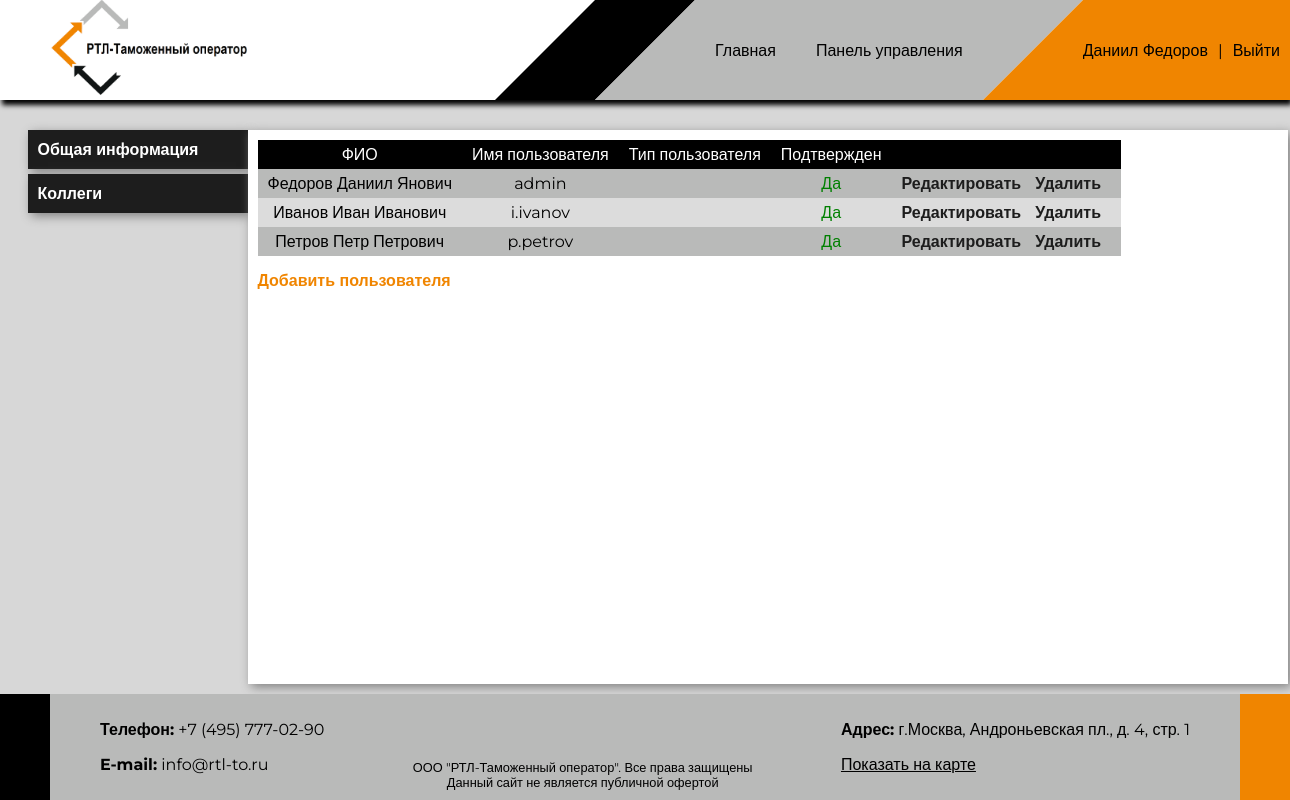
The app's page /clientsarea/users/ (signed in) with its own data.
### app_auth/models.py (models this page shows)
class User(AbstractUser):
    id = models.UUIDField(primary_key=True, default=uuid.uuid4, editable=False)
    last_name = models.CharField(max_length=255, blank=False, null=False, verbose_name=_('фамилия'))
    first_name = models.CharField(max_length=255, blank=False, null=False, verbose_name=_('имя'))
    second_name = models.CharField(max_length=255, blank=True, null=True, verbose_name=_('отчество'))
    email = models.EmailField(blank=False, null=False, verbose_name=_('email'), unique=True)
    client = models.ForeignKey(Client, on_delete=models.CASCADE, verbose_name=_('организация'), related_name='users',
                               null=True, blank=True)
    def __str__(self):
        if not self.second_name:
            return f'{self.first_name} {self.last_name}'
        else:
            return f'{self.last_name} {self.first_name} {self.second_name}'
    class Meta:
        verbose_name = _('user')
        verbose_name_plural = _('users')
        permissions = [
            ('view_all_users', 'Can view all users')
        ]

### clientsarea/views.py (the view)
# urls.py: path('users/', UserListView.as_view(), name='users_list_pub'),
class UserListView(LoginRequiredMixin, ListView):
    login_url = 'login'
    model = User
    template_name = 'clientsarea/user_list.html'
    def get_queryset(self):
        return self.model.objects.filter(client=self.request.user.client)

### clientsarea/templates/clientsarea/user_list.html
{% extends 'clientsarea/main_menu.html' %}
{% block 'inner_content' %}
{% load menu_tags %}
<table class="list_view_table">
    <thead>
        <tr>
            <td>ФИО</td>
            <td>Имя пользователя</td>
            <td>Тип пользователя</td>
            <td>Подтвержден</td>
            <td></td>
        </tr>
    </thead>
    <tbody>
        {% for user in object_list %}
        <tr onclick="document.location = '{% url 'user_detail_pub' pk=user.id %}';">
            <td>{{ user }}</td>
            <td>{% if user.is_active %}{{ user.username }}{% else %}-{% endif %}</td>
            <td>{% user_type 'user' %}</td>
            <td>{% if user.is_active %}<span style="color:green">Да</span>{% else %}<span style="color:red">Нет</span>{% endif %}</td>
            <td>{% if perms.app_auth.change_user %}
                <a class="table_link" href="{% url 'user_edit_pub' pk=user.id %}?next={{ request.path }}">Редактировать</a>
                {% endif %}{% if perms.app_auth.delete_user %}
                <a class="table_link" href="{% url 'user_delete_pub' pk=user.id %}">Удалить</a>
                {% endif %}
            </td>
        </tr>
        {% endfor %}
    </tbody>
</table>
{% if perms.app_auth.add_user %}<a href="{% url 'user_add_pub' %}">Добавить пользователя</a>{% endif %}
{% endblock %}

### static_pages/templates/static_pages/base.html (shortened to what this page needs)
<!DOCTYPE html>
<html lang="en">
<head>
    {% load static %}
    <link rel="stylesheet" type="text/css" href="{% static 'css/base.css' %}">
    <link rel="stylesheet" type="text/css" href="{% static 'css/statics.css' %}">
</head>
<body>
    <div id="header" style="display: flex">
        <div id="logo">
            <a href="/">
                <img src="{% static 'img/logo.png' %}">
            </a>
        </div>
        <div id="menu_wrapper">
            <div id="menu">
                <div><a href="{% url 'home' %}">Главная</a></div>
                {% if user.is_staff %}
                <div><a href="{% url 'dashboard' %}">Панель управления</a></div>
                {% elif user.is_authenticated %}
                <div><a href="{% url 'dashboard_pub' %}">Личный кабинет</a></div>
                {% endif %}
            </div>
            <div id="login_block">
                {% if user.is_authenticated %}
                <a href="{% url 'profile' %}"><div>{{ user.first_name }} {{ user.last_name }}</div></a>
                <span class="login_label">|</span>
                <a href="{% url 'logout' %}"><div>Выйти</div></a>
                {% else %}
                <a href="{% url 'login' %}"><div>Войти</div></a>
                {% endif %}
            </div>
        </div>
    </div>
    <div id="all_content">
        {% block 'content' %}
        {% endblock %}
    </div>
    <div id="footer">
        <div>
            <p><b>Телефон:</b> +7 (495) 777-02-90</p>
            <p><b>E-mail:</b> info@rtl-to.ru</p>
        </div>
        <div class="copyright">
            ООО "РТЛ-Таможенный оператор". Все права защищены<br />
            Данный сайт не является публичной офертой
        </div>
        <div>
            <p><b>Адрес:</b> г.Москва, Андроньевская пл., д. 4, стр. 1</p>
            <a href="https://yandex.ru/maps/-/CCUabPrxGA" target="blank">Показать на карте</a>
        </div>
    </div>
</body>
</html>

### static/css/base.css (style rules this page uses)
html, body { height: 100%; margin: 0; max-width: 1920px; min-width: 1280px; font-family: Montserrat, sans-serif; }
body { display: flex; flex-direction: column; }
#header { width: 100%; height: 100px; display: flex; justify-content: space-between; box-shadow: 2px 5px 5px black; align-items: center; z-index: 100 }
#menu_wrapper a { text-decoration: none; color: black; padding: 5px 0; margin-bottom: -2px; border-bottom: 2px solid transparent; }
#logo { margin-left: 50px }
#logo img { height: 100px; }
#menu_wrapper { height: 100%; display: flex; align-items: center; flex-flow: row nowrap; }
#menu { height: 100%; position:relative; background: #b9bab9; display: flex; justify-content: space-around; align-items: center; margin-right: 100px; }
#menu::before { content: ''; position:absolute; left: -100px; width:0; height:0; border-bottom: 100px solid #b9bab9; border-left: 100px solid transparent; }
#menu::after { content: ''; position:absolute; right: -100px; width:0; height:0; border-top: 100px solid #b9bab9; border-right: 100px solid transparent; }
#menu div { margin: 20px; }
#login_block { height: 100%; min-width: 100px; padding-right: 10px; background: #f08500; position: relative; display: flex; align-items: center; justify-content: center; }
#login_block::before { content: ''; position:absolute; left: -100px; width:0; height:0; border-bottom: 100px solid #f08500; border-left: 100px solid transparent; }
.login_label { margin: 0 10px; font-weight: block; }
#all_content { flex: 1 0 auto; padding-top: 30px; background-color: #d7d7d7; display: flex; justify-content: center; align-items: center; }
#all_content a { text-decoration: none; font-weight: bold; margin-right: 10px; color: #f08500; }
table.list_view_table { max-width: 90%; border-spacing: 0; margin-bottom: 15px; }
table.list_view_table thead { background: black; color: white; }
table.list_view_table tbody tr { cursor: pointer; }
table.list_view_table tr>td { padding: 5px; }
table.list_view_table tbody tr:nth-child(2n+1) { background-color: #b9bab9; }
table.list_view_table tbody tr:nth-child(2n) { background-color: rgba(185,186,185,0.5); }
a.table_link { color: #1d1d1d !important; }
.horizontal_tables_list td, .horizontal_tables_list td, { padding: 0 !important; padding-bottom: 10px !important; }
table.list_view_table tr>td, table.expandable_list_view_table tr>td { padding: 5px 10px; text-align: center !important; }
#footer { flex-shrink: 0; background: #b9bab9; border-left: 50px solid black; border-right: 50px solid #f08500; padding: 10px 50px 10px 50px; display: flex; justify-content: space-between; }
#footer a { color: black; }
.copyright { align-self: flex-end; font-size: 0.8em; text-align: center; }

### records on screen
User: first_name "Даниил", last_name "Федоров", second_name+last_name+first_name "Федоров Даниил Янович", username "admin", is_active "Да"
User: second_name+last_name+first_name "Иванов Иван Иванович", username "i.ivanov", is_active "Да"
User: second_name+last_name+first_name "Петров Петр Петрович", username "p.petrov", is_active "Да"
